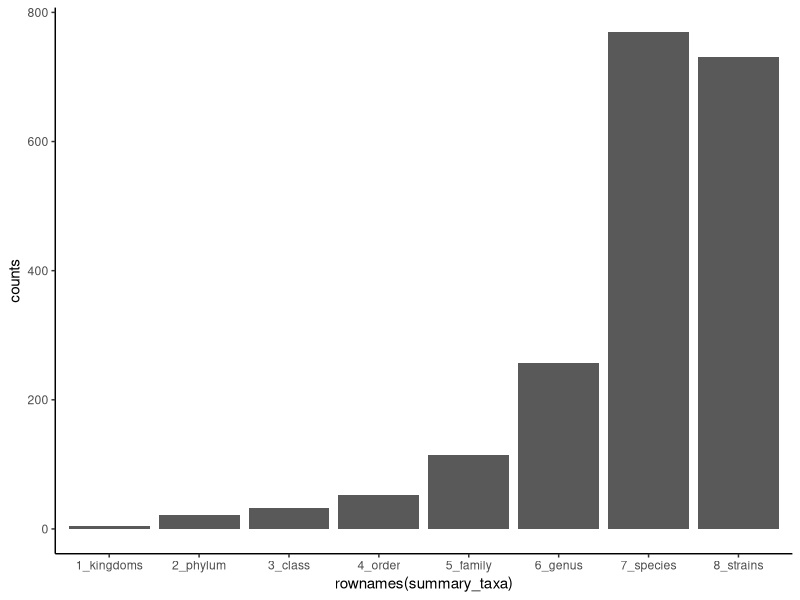

Write the R code that produced this figure. (Note: this script raises an error after producing the figure.)
## ---- chunk 1
	#setwd("~/Desktop/Course/")
	library (ggplot2)
	library(scales)
	library(reshape2)
	library(vegan)
	library(foreach)
## ---- chunk 2
	bacteria=read.table("./Microbiome.txt", sep="\t", header=T, row.names = 1)
	phenotypes= read.table("./Phenotypes.txt", sep="\t", header=T, row.names = 1)	
## ---- chunk 3
	head(row.names(bacteria))
	head(colnames(bacteria))
	dim(bacteria)
## ---- chunk 4
	taxas = rownames(bacteria)
	mini=head(taxas)
	
	#  [TIP!] If we split the now names by "|" and we count the numbers of words in the resulting string we can count the taxomical levels, p.e 1 = Kingdom , 3 = Class

	strsplit(mini, "\\|")
## ---- chunk 5
kingdoms=0
phylum=0
class=0
order=0
family=0
genus=0
species=0
strains=0
# List all rownames
taxas = rownames(bacteria)
# Get first 5
mini=head(taxas)
# Split pipes 
strsplit(mini, "\\|")
# Count different levels. 
for (i in taxas){
  if (length (unlist(strsplit(i, "\\|"))) == 1){
    kingdoms=kingdoms +1
  }else if (length (unlist(strsplit(i, "\\|"))) == 2) {
    phylum=phylum +1
  } else if (length (unlist(strsplit(i, "\\|"))) == 3) {
    class=class +1
  } else if (length (unlist(strsplit(i, "\\|"))) == 4) {
    order=order +1
  } else if (length (unlist(strsplit(i, "\\|"))) == 5) {
    family=family +1
  } else if (length (unlist(strsplit(i, "\\|"))) == 6) {
    genus=genus +1 
  } else if (length (unlist(strsplit(i, "\\|"))) == 7) {
    species=species +1
  } else if (length (unlist(strsplit(i, "\\|"))) == 8){
    strains=strains +1
  }
}
#Put results in a table
summary_taxa=as.data.frame(c(kingdoms,phylum,class,order,family,genus,species,strains), row.names = c("1_kingdoms","2_phylum","3_class","4_order","5_family","6_genus","7_species","8_strains"))
colnames(summary_taxa)="counts"
#Plot counts
ggplot(summary_taxa, aes(rownames(summary_taxa),counts)) + geom_bar(stat = "identity") +theme_classic()
## ---- chunk 6
	mean(transposed_bacteria[,1])
	sum(transposed_bacteria[,1]!=0)
## ---- chunk 7
transposed_bacteria=as.data.frame(t(bacteria))

##Let's calculate the mean values per the first taxa, in this case, Kingdom Archaea
mean(transposed_bacteria[,1])

## Check the number of non 0's values
sum (transposed_bacteria[,1]!=0)

## Which are the top 5 more abundant taxa and the top 5 less abundant taxa
my_results=matrix(ncol = 5, nrow=ncol(transposed_bacteria)) 
taxonomy_abundance <- function(taxonomy_table) {
  ##Function to calculate mean excluding 0 values
  nzmean <- function(a){
    mean(a[a!=0])
  }
  ##Function to calculate n?? of 0
  zsum <- function(a){
    sum (a==0)
  }
  ##Function to calculate n?? of non-0
  nsum <- function(a){
    sum (a!=0)
  }
  ## Loop for each column (taxonomy) in the taxonomy table
  for (i in 1:ncol(taxonomy_table)) {
    #Calculate mean for each column
    aa = mean(taxonomy_table[,i])
    #Calculate number of non-zeros (individuals)
    bb = nsum(taxonomy_table[,i])
    #Calculate mean without taking into account the 0
    cc = nzmean(taxonomy_table[,i])
    #Calculate number of zeros 
    dd = zsum(taxonomy_table[,i])
    ee= (dd/(dd+bb))*100
    my_results[i,1] = aa
    my_results[i,2] = bb
    my_results[i,3] = cc
    my_results[i,4] = dd
    my_results[i,5] = ee
  }
  return(my_results)
}
my_results=as.data.frame(taxonomy_abundance(transposed_bacteria))
rownames(my_results) = colnames(transposed_bacteria)
colnames(my_results) = c("Mean","N_of_non-0", "Non-0_Mean", "N_of_0", "perc_missing") 

ggplot(my_results, aes(perc_missing)) + geom_bar() +theme_classic()

## ---- chunk 8
my_results_filtered=my_results[my_results$perc_missing<90,]
list_to_keep=as.vector(row.names(my_results_filtered))
bacteria_2_keep=bacteria[list_to_keep,]
taxas = rownames(bacteria_2_keep)
## ---- chunk 9
list_species=list()
for (i in taxas){
  if (length (unlist(strsplit(i, "\\|"))) == 7){
    list_species=c( list_species,i)
  }
}
species_table=bacteria_2_keep[unlist(list_species), ]
## ---- chunk 10

list_phylum=list()
for (i in taxas){
  if (length (unlist(strsplit(i, "\\|"))) == 2){
    list_phylum=c( list_phylum,i)
  }
}
phyla_table=bacteria_2_keep[unlist(list_phylum), ]

## ---- chunk 11
phyla_pheno=merge(phenotypes, t(phyla_table), by="row.names")
phyla_pheno$Sex=NULL
phyla_pheno$PFReads=NULL
phyla_pheno$Age=NULL
phyla_pheno$BMI=NULL
phyla_pheno$Smoking=NULL
phyla_pheno$PPI=NULL
melt_phyla=melt(phyla_pheno)
ggplot(melt_phyla, aes(DiagnosisCurrent, as.numeric (value))) + geom_bar (aes(fill = variable), stat = "identity") + theme_classic() + xlab("Group") + ylab("relative_abundance")  + scale_y_continuous(labels = percent_format())
## ---- chunk 12
pheno_and_sp=merge(phenotypes, species_table, by="row.names")
rownames(pheno_and_sp)=pheno_and_sp$Row.names
pheno_and_sp$Row.names=NULL
ggplot(pheno_and_sp, aes(DiagnosisCurrent,pheno_and_sp$`k__Bacteria|p__Firmicutes|c__Clostridia|o__Clostridiales|f__Lachnospiraceae|g__Roseburia|s__Roseburia_intestinalis`, fill=DiagnosisCurrent)) +geom_boxplot(alpha=0.7) + theme_bw() + geom_jitter() + scale_y_continuous(name="Roseburia instestinalis")
ggplot(pheno_and_sp, aes(DiagnosisCurrent,pheno_and_sp$`k__Bacteria|p__Proteobacteria|c__Gammaproteobacteria|o__Enterobacteriales|f__Enterobacteriaceae|g__Escherichia|s__Escherichia_coli`, fill=DiagnosisCurrent)) +geom_boxplot(alpha=0.7) + theme_bw() + geom_jitter() + scale_y_continuous(name="E.coli")
ggplot(pheno_and_sp, aes(DiagnosisCurrent,pheno_and_sp$`k__Bacteria|p__Firmicutes|c__Clostridia|o__Clostridiales|f__Ruminococcaceae|g__Faecalibacterium|s__Faecalibacterium_prausnitzii`, fill=DiagnosisCurrent)) +geom_boxplot(alpha=0.7) + theme_bw() + geom_jitter() + scale_y_continuous(name="F.Prausnitzii")


